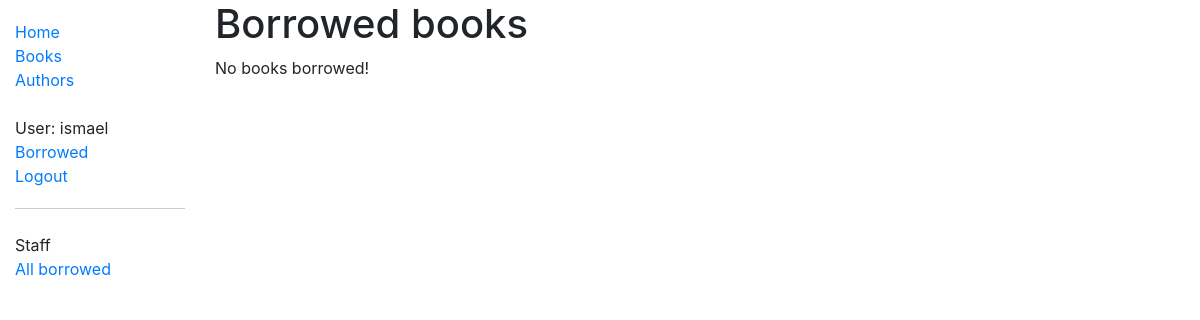
The page /catalog/mybooks/ (signed in) on the database as committed earlier.
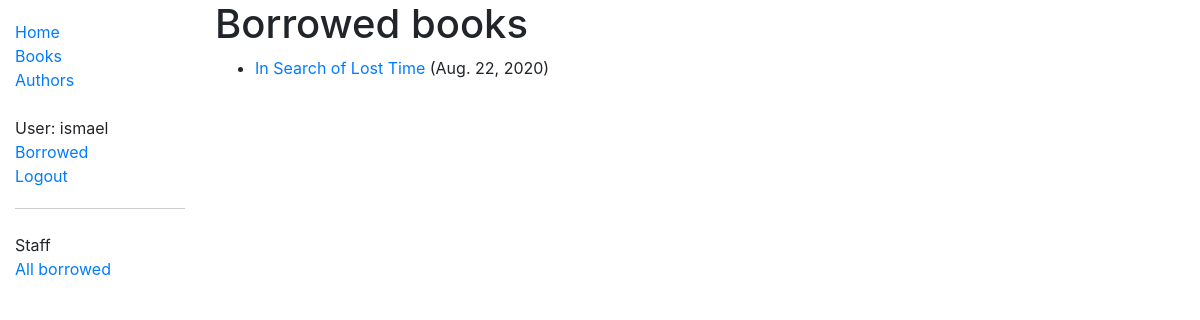
The same page on the database as committed later.
### catalog/models.py (models this page shows, shortened)
class BookInstance(models.Model):
    id = models.UUIDField(primary_key=True, default=uuid.uuid4,
                          help_text='Unique ID for this particular instance of the book')
    book = models.ForeignKey('Book', on_delete=models.SET_NULL, null=True)
    imprint = models.CharField(max_length=200)
    due_back = models.DateField(null=True, blank=True)
    LOAN_STATUS = (
        ('m', 'Maintenance'),
        ('o', 'On loan'),
        ('a', 'Available'),
        ('r', 'Reserved'),
    )
    status = models.CharField(max_length=1, choices=LOAN_STATUS,
                              blank=True, default='m', help_text='Book availability')
    borrower = models.ForeignKey(
        User, on_delete=models.SET_NULL, null=True, blank=True)
    @property
    def is_overdue(self):
        if self.due_back and date.today() > self.due_back:
            return True
        return False
    class Meta:
        ordering = ['due_back']
        permissions = (
            ("can_mark_returned", "Set book as returned"),
        )

class Book(models.Model):
    title = models.CharField(max_length=200)
    author = models.ForeignKey('Author', on_delete=models.SET_NULL, null=True)
    summary = models.TextField(
        max_length=1000, help_text='Enter a brief description of the book')
    isbn = models.CharField(
        'ISBN', max_length=13, help_text='13 Character <a href="https://www.isbn-international.org/content/what-isbn">ISBN number</a>')
    language = models.ForeignKey(
        'Language', on_delete=models.SET_NULL, null=True)
    genre = models.ManyToManyField(
        Genre, help_text='Select a genre for this book')
    def display_genre(self):
        return ', '.join(genre.name for genre in self.genre.all()[:3])
    display_genre.short_description = 'Genre'

### catalog/views.py (the view)
# urls.py: path('mybooks/', views.LoanedBookByUserListView.as_view(), name="my-borrowed"),
class LoanedBookByUserListView(LoginRequiredMixin, generic.ListView):
    model = BookInstance
    template_name = "catalog/bookinstance_list_borrowed_user.html"
    paginate_by = 5
    def get_queryset(self):
        return BookInstance.objects.filter(borrower=self.request.user).filter(status__exact='o').order_by('due_back')

### catalog/templates/catalog/bookinstance_list_borrowed_user.html
{% extends 'base_generic.html' %}
{% block content %}
<h1>Borrowed books</h1>
{% if bookinstance_list %}
<ul>
    {% for bookinst in bookinstance_list  %}
    <li class="{% if bookinst.is_overdue %}text-danger{%endif%}">
        <a href="{%url 'book-detail' bookinst.book.pk%}">{{bookinst.book.title}}</a> ({{ bookinst.due_back }})
    </li>
    {% endfor %}
</ul>
{% else %}
<p>No books borrowed!</p>
{% endif %}
{% endblock content %}

Rows that differ between the two databases and show on the page:
now on this page (row edited): BookInstance: book "In Search of Lost Time", due_back "Aug. 22, 2020"
Other text that changed with them:
text no longer shown: "No books borrowed!"
